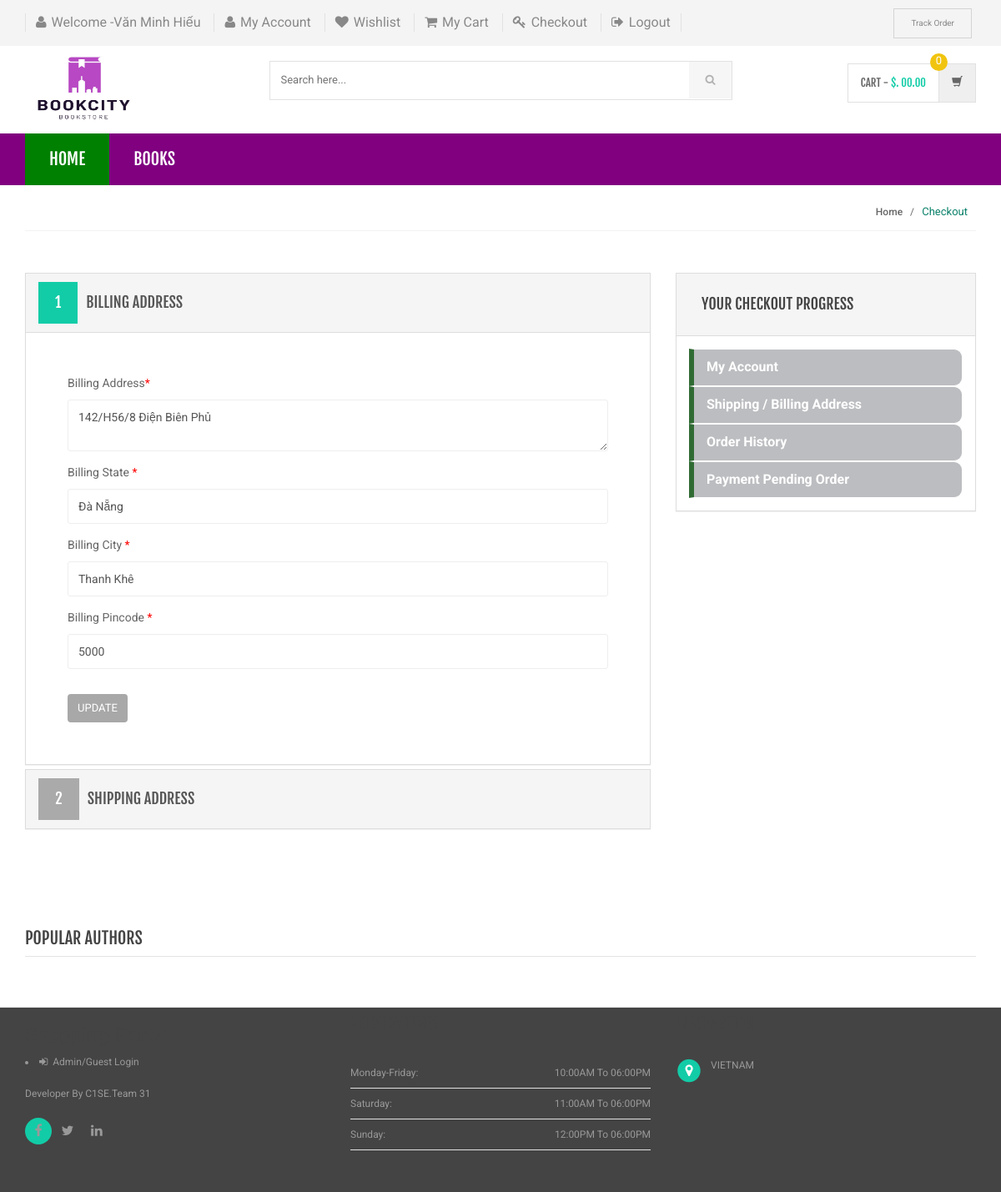
Page /bill-ship-addresses.php (signed in) on the committed database.
### tables this page shows
CREATE TABLE `category` (
  `id` int(11) NOT NULL,
  `categoryName` varchar(255) DEFAULT NULL,
  `categoryDescription` longtext DEFAULT NULL,
  `creationDate` timestamp NOT NULL DEFAULT current_timestamp(),
  `updationDate` varchar(255) DEFAULT NULL
);

CREATE TABLE `users` (
  `id` int(11) NOT NULL,
  `name` varchar(255) DEFAULT NULL,
  `email` varchar(255) DEFAULT NULL,
  `contactno` bigint(11) DEFAULT NULL,
  `password` varchar(255) DEFAULT NULL,
  `shippingAddress` longtext DEFAULT NULL,
  `shippingState` varchar(255) DEFAULT NULL,
  `shippingCity` varchar(255) DEFAULT NULL,
  `shippingPincode` int(11) DEFAULT NULL,
  `billingAddress` longtext DEFAULT NULL,
  `billingState` varchar(255) DEFAULT NULL,
  `billingCity` varchar(255) DEFAULT NULL,
  `billingPincode` int(11) DEFAULT NULL,
  `regDate` timestamp NOT NULL DEFAULT current_timestamp(),
  `updationDate` varchar(255) DEFAULT NULL
);

### bill-ship-addresses.php (the view, shortened to what this page needs)
<?php
include('includes/config.php');
if(strlen($_SESSION['login'])==0)
    {
header('location:index.php');
}
else{
?>
<!DOCTYPE html>
<html lang="en">
	<head>
	    <link rel="stylesheet" href="assets/css/bootstrap.min.css">
	    <link rel="stylesheet" href="assets/css/main.css">
	    <link rel="stylesheet" href="assets/css/green.css">
	    <link rel="stylesheet" href="assets/css/owl.carousel.css">
		<link rel="stylesheet" href="assets/css/owl.transitions.css">
		<link href="assets/css/lightbox.css" rel="stylesheet">
		<link rel="stylesheet" href="assets/css/animate.min.css">
		<link rel="stylesheet" href="assets/css/rateit.css">
		<link rel="stylesheet" href="assets/css/bootstrap-select.min.css">
		<link rel="stylesheet" href="assets/css/config.css">
		<link href="assets/css/green.css" rel="alternate stylesheet" title="Green color">
		<link href="assets/css/blue.css" rel="alternate stylesheet" title="Blue color">
		<link href="assets/css/red.css" rel="alternate stylesheet" title="Red color">
		<link href="assets/css/orange.css" rel="alternate stylesheet" title="Orange color">
		<link href="assets/css/dark-green.css" rel="alternate stylesheet" title="Darkgreen color">
		<link rel="stylesheet" href="assets/css/font-awesome.min.css">
	</head>
    <body class="cnt-home">
<header class="header-style-1">
<?php include('includes/top-header.php');?>
<?php include('includes/main-header.php');?>
<?php include('includes/menu-bar.php');?>
</header>
<div class="breadcrumb">
	<div class="container">
		<div class="breadcrumb-inner">
			<ul class="list-inline list-unstyled">
				<li><a href="#">Home</a></li>
				<li class='active'>Checkout</li>
			</ul>
		</div>
	</div>
</div>
<div class="body-content outer-top-bd">
	<div class="container">
		<div class="checkout-box inner-bottom-sm">
			<div class="row">
				<div class="col-md-8">
					<div class="panel-group checkout-steps" id="accordion">
<div class="panel panel-default checkout-step-01">
		<div class="panel-heading">
    	<h4 class="unicase-checkout-title">
	        <a data-toggle="collapse" class="" data-parent="#accordion" href="#collapseOne">
	          <span>1</span>Billing Address
	        </a>
	     </h4>
    </div>
	<div id="collapseOne" class="panel-collapse collapse in">
	    <div class="panel-body">
			<div class="row">
				<div class="col-md-12 col-sm-12 already-registered-login">
<?php
$query=mysqli_query($con,"select * from users where id='".$_SESSION['id']."'");
while($row=mysqli_fetch_array($query))
{
?>
					<form class="register-form" role="form" method="post">
<div class="form-group">
					    <label class="info-title" for="Billing Address">Billing Address<span>*</span></label>
					    <textarea class="form-control unicase-form-control text-input" " name="billingaddress" required="required"><?php echo $row['billingAddress'];?></textarea>
					  </div>
						<div class="form-group">
					    <label class="info-title" for="Billing State ">Billing State  <span>*</span></label>
			 <input type="text" class="form-control unicase-form-control text-input" id="bilingstate" name="bilingstate" value="<?php echo $row['billingState'];?>" required>
					  </div>
					  <div class="form-group">
					    <label class="info-title" for="Billing City">Billing City <span>*</span></label>
					    <input type="text" class="form-control unicase-form-control text-input" id="billingcity" name="billingcity" required="required" value="<?php echo $row['billingCity'];?>" >
					  </div>
 <div class="form-group">
					    <label class="info-title" for="Billing Pincode">Billing Pincode <span>*</span></label>
					    <input type="text" class="form-control unicase-form-control text-input" id="billingpincode" name="billingpincode" required="required" value="<?php echo $row['billingPincode'];?>" >
					  </div>
					  <button type="submit" name="update" class="btn-upper btn btn-primary checkout-page-button">Update</button>
					</form>
					<?php } ?>
				</div>
			</div>
		</div>
	</div>
</div>
					  	<div class="panel panel-default checkout-step-02">
						    <div class="panel-heading">
						      <h4 class="unicase-checkout-title">
						        <a data-toggle="collapse" class="collapsed" data-parent="#accordion" href="#collapseTwo">
						          <span>2</span>Shipping Address
						        </a>
						      </h4>
						    </div>
					  	</div>
					</div>
				</div>
			<?php include('includes/myaccount-sidebar.php');?>
			</div>
		</div>
	<?php include('includes/brands-slider.php');?>
</div>
</div>
<?php include('includes/footer.php');?>
</body>
</html>
<?php } ?>

### includes/menu-bar.php (shortened to what this page needs)
<div class="header-nav animate-dropdown">
    <div class="container">
        <div class="yamm navbar navbar-default" role="navigation">
            <div class="nav-bg-class">
                <div class="navbar-collapse collapse" id="mc-horizontal-menu-collapse">
                    <div class="nav-bar">
                        <ul class="nav navbar-nav">
                            <li class="active">
                                <a href="index.php" data-hover="dropdown" class="dropdown-toggle">Home</a>
                            </li>
                            <?php $sql = mysqli_query($con, "select id,categoryName  from category limit 6");
                            while ($row = mysqli_fetch_array($sql)) {
                            ?>
                                <li class="dropdown ">
                                    <a href="category.php?cid=<?php echo $row['id']; ?>"> <?php echo $row['categoryName']; ?></a>
                                </li>
                            <?php } ?>
                        </ul>
                        <div class="clearfix"></div>
                    </div>
                </div>
            </div>
        </div>
    </div>
</div>

### assets/css/green.css (style rules this page uses)
body { background-color:#fff; color:#666; }
h1, h2, h3, h4, h5, h6 { color:#444; }
a, a:visited { color:#C1392B; }

### assets/css/lightbox.css (style rules this page uses)
body:after { content: url(../images/close.png) url(../images/loading.gif) url(../images/prev.png) url(../images/next.png); display: none; }

### assets/css/blue.css (style rules this page uses)
a { color: #3498db; }
.header-style-1 .header-nav { background: #3498db; }
.cnt-home .header-style-1 .header-nav .navbar .navbar-nav > li.active { background: #1d6ca1; }
.breadcrumb ul li.active { color: #1d6ca1; }
.checkout-box .checkout-steps .panel .panel-heading .unicase-checkout-title > a:not(.collapsed) span { background-color: #3498db; }

### assets/css/red.css (style rules this page uses)
a { color: #ff6c6c; }
.header-style-1 .header-nav { background: #ff6c6c; }
.cnt-home .header-style-1 .header-nav .navbar .navbar-nav > li.active { background: #ff1a1a; }
.breadcrumb ul li.active { color: #ff1a1a; }
.checkout-box .checkout-steps .panel .panel-heading .unicase-checkout-title > a:not(.collapsed) span { background-color: #ff6c6c; }

### assets/css/orange.css (style rules this page uses)
a { color: #f39c12; }
.header-style-1 .header-nav { background: #f39c12; }
.cnt-home .header-style-1 .header-nav .navbar .navbar-nav > li.active { background: #ab6c09; }
.breadcrumb ul li.active { color: #ab6c09; }
.checkout-box .checkout-steps .panel .panel-heading .unicase-checkout-title > a:not(.collapsed) span { background-color: #f39c12; }

### assets/css/dark-green.css (style rules this page uses)
body { background-color:#fff; color:#666; }
h1, h2, h3, h4, h5, h6 { color:#444; }
a, a:visited { color:#C1392B; }

### rows in the picture
category: categoryName "BOOKS"
users: billingaddress "142/H56/8 Điện Biên Phủ", bilingstate "Đà Nẵng", billingcity "Thanh Khê", billingpincode "5000"

### other values in the picture
$_SESSION['username'] "Văn Minh Hiếu"
